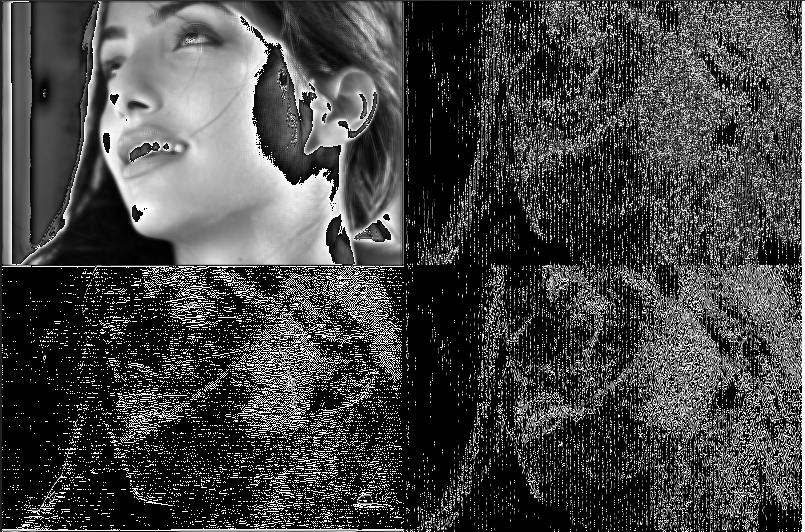
//> input picture CDF_9_7_risultati.PNG, 805 x 532 px
$ ./Haar_seriale ../CDF_9_7_risultati.PNG 3   (built with g++ and OpenCV 4)
//> lines starting //> are read from the running program, lines starting //| are printed output that depends on the picture
#include "opencv2/core/core.hpp"
#include "opencv2/highgui/highgui.hpp"
#include "opencv2/imgproc.hpp"
#include <iostream>
#include <math.h>
#include<omp.h>
#include<stdlib.h>

using namespace cv;
using namespace std;

#define ZERO_VALUE (double)0


/*
________________________________________________Haar Transform_________________________________________________________
*/

Mat Haar_antitrasformata(Mat immagine_trasformata, int nOfLevels);


Mat diff_of_images(Mat original, Mat antitransform);


int main(int argc, char *argv[]) {
	const char* imgName = argv[1];
	Mat image_original = imread(imgName, IMREAD_GRAYSCALE);
//> image_original is the input picture: 532 rows x 805 cols, CV_8UC1; min 0, max 255, mean 68.7
	Mat image = imread(imgName, IMREAD_GRAYSCALE);

	image.convertTo(image, CV_64FC1);

	int imageHeight = image.rows;
//> imageHeight = 532
	int imageWidth = image.cols;
//> imageWidth = 805

	Mat dst = cv::Mat(image.rows,image.cols,CV_64FC1);

	Mat antitransform = cv::Mat(image.rows,image.cols,CV_64FC1);
	Mat image_difference = cv::Mat(image.rows,image.cols,CV_64FC1);

	int w = 0;

	double initial_time = 0, final_time = 0;
	int temp_row = 0;
	int temp_col = 0;


	int i=0;
	int j=0;
	int k=0;
	int nOfLevels = atoi(argv[2]);

	if(nOfLevels <= 0){

		perror("Numero di livelli deve essere >= 0\n");
		return 1;
	}


	temp_row = (image.rows);
//> temp_row = 532
	temp_col = (image.cols);
//> temp_col = 805

	w = imageWidth;
//> w = 805


	initial_time = omp_get_wtime();

	//immagine A e D
	for(k=0;k<nOfLevels;k++){

    	for (i = 0; i < imageHeight; i++){
    		for (j = 0; j < imageWidth / 2; j++) {
    			dst.at<double>(i,j) = (image.at<double>(i,2*j) + image.at<double>(i,2*j + 1)) / 2;

    			dst.at<double>(i,j+(w/2)) = (image.at<double>(i,2*j) - image.at<double>(i,2*j+1))/2;
    		}
    	}

	    w = imageHeight;

		for (int i = 0; i < imageHeight / 2; i++) {

			for(int j=0;j<imageWidth;j++){
				image.at<double>(i,j) = (dst.at<double>(2*i, j) + dst.at<double>(2*i+1, j)) / 2;

				image.at<double>(i+(w/2),j) = (dst.at<double>(2*i, j) - dst.at<double>(2*i+1, j)) / 2;
				}
		}

		for (int i = 0; i < imageHeight; i++) {
			for (int j = 0; j < imageWidth; j++) {
				dst.at<double>(i, j) = image.at<double>(i, j);
			}
		}


		imageHeight = imageHeight / 2;
		imageWidth = imageWidth / 2;

		w = imageWidth;


    }
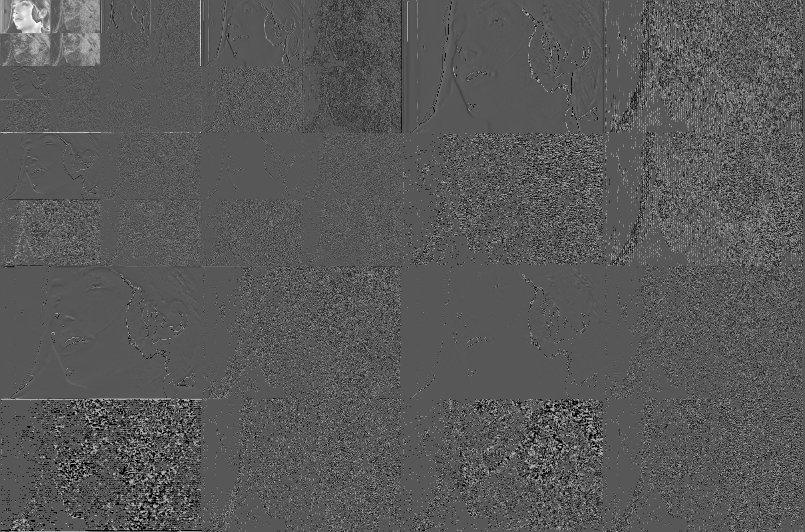
//> dst: 532 rows x 805 cols, CV_64FC1; min -127.5, max 242.5, mean 1.5; drawn with min black and max white
//> after the loop, imageHeight = 66; imageWidth = 100

	final_time = omp_get_wtime();
	final_time -= initial_time;
	printf("%lf\n", final_time);

// [23 lines of commented-out code are left out]

	waitKey(0);

	return 0;
}

// Haar antitransform
// [69 lines left out: functions Haar_antitrasformata, diff_of_images, not called in this run]

$ run again, on Haar_difference.PNG
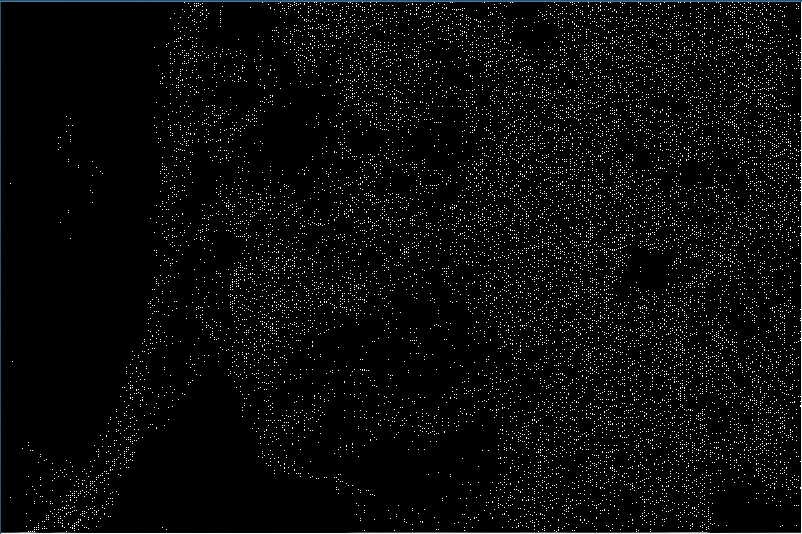
//> input picture Haar_difference.PNG, 802 x 534 px
//> after the loop `for(k=0;k<nOfLevels;k++)`:
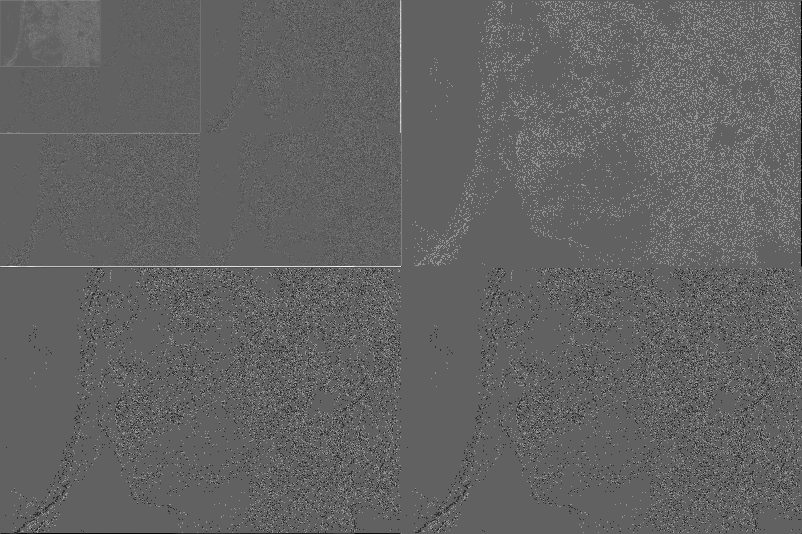
//> dst: 534 rows x 802 cols, CV_64FC1; min -123.5, max 199.5, mean 2.3; drawn with min black and max white
//> after the loop `for(k=0;k<nOfLevels;k++)`: imageHeight = 66; imageWidth = 100

$ run again, on Haar_seriale.PNG
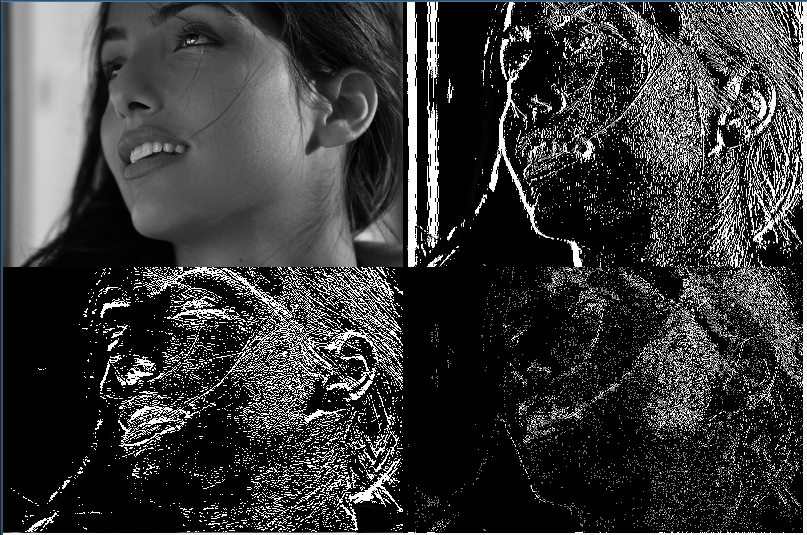
//> input picture Haar_seriale.PNG, 807 x 535 px
//> after the loop `for(k=0;k<nOfLevels;k++)`:
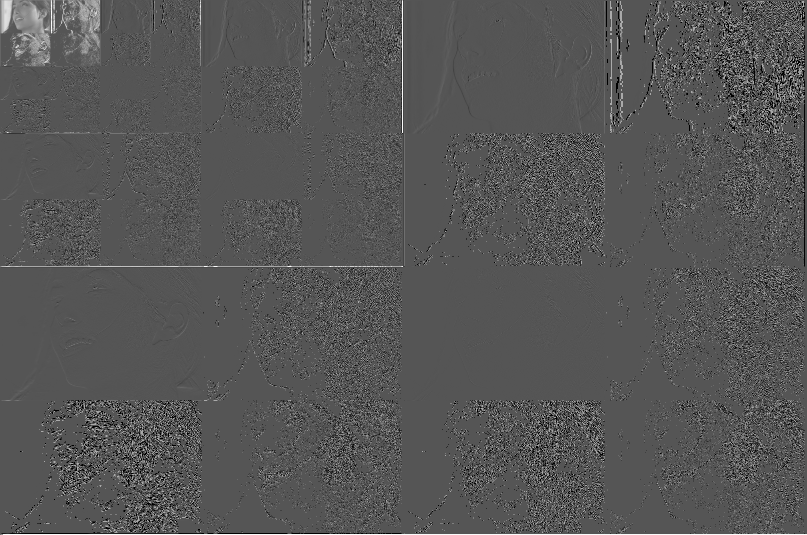
//> dst: 535 rows x 807 cols, CV_64FC1; min -127.5, max 253.9, mean 1.5; drawn with min black and max white
//> after the loop `for(k=0;k<nOfLevels;k++)`: imageHeight = 66; imageWidth = 100
